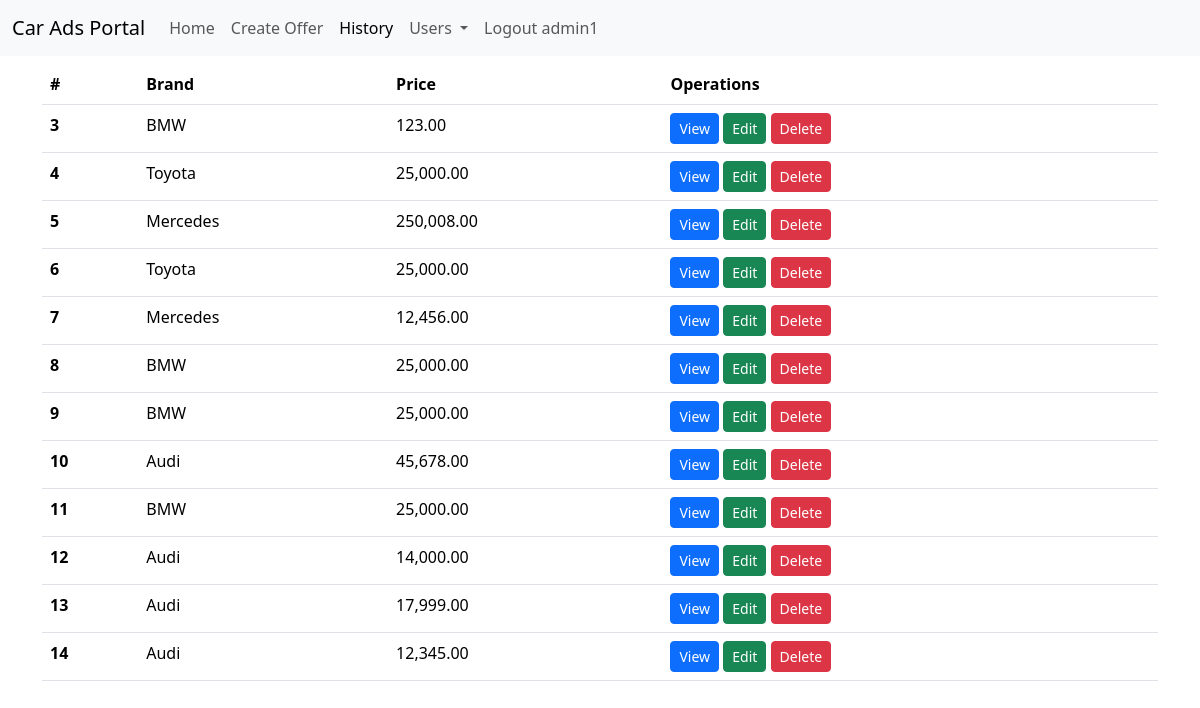
The app's page /history (signed in) with its own data.
### tables this page shows
CREATE TABLE users (
    id INTEGER PRIMARY KEY AUTOINCREMENT,
    name TEXT UNIQUE NOT NULL,
    email TEXT,
    password TEXT NOT NULL,
    is_active INTEGER DEFAULT 1,
    is_admin INTEGER DEFAULT 0,
    created_at TIMESTAMP DEFAULT CURRENT_TIMESTAMP
);

CREATE TABLE offers (
    id INTEGER PRIMARY KEY,
    brand TEXT,
    price INTEGER,
    user TEXT);

### web3_flask/flask_zad6_baza/app.py (the view)
@app.route("/history")
def history():
    login = UserPass(session.get('user'))
    login.get_user_info()
    if not login.is_valid:
        return redirect(url_for('login'))
    db = get_db()
    sql_command = "SELECT id, brand, price FROM offers;"
    cur = db.execute(sql_command)
    offers = cur.fetchall()
    return render_template("history.html", offers=offers, login=login, active_menu="history")

### web3_flask/flask_zad6_baza/app.py (called while the page is built)
def get_db():
    if not hasattr(g, 'sqlite_db'):
        conn = sqlite3.connect(app_info['db_file'])
        conn.row_factory = sqlite3.Row  # dostaniemy słownik
        g.sqlite_db = conn
    return g.sqlite_db

    def get_user_info(self):
        db = get_db()
        sql_statement = 'SELECT name, email, is_active, is_admin FROM users WHERE name=?'
        cur = db.execute(sql_statement, (self.user,))
        db_user = cur.fetchone()
        if db_user is None:
            self.is_valid = False
            self.is_admin = False
            self.email = ''
        elif db_user['is_active'] != 1:
            self.is_admin = False
            self.is_valid = False
            self.email = db_user['email']
        else:
            self.is_valid = True
            self.is_admin = db_user['is_admin']
            self.email = db_user['email']

### web3_flask/flask_zad6_baza/templates/history.html (shortened to what this page needs)
{% extends "base.html" %}
{% block body_content %}
<div class="container">
    <table class="table">
        <thead>
        <tr>
            <th scope="col">#</th>
            <th scope="col">Brand</th>
            <th scope="col">Price</th>
            <th scope="col">Operations</th>
        </tr>
        </thead>
        <tbody>
        {% for offer in offers %}
        <tr>
            <th scope="row">{{ offer.id }}</th>
            <td>{{ offer.brand }}</td>
            <td>{{ "{:,.2f}".format(offer.price) }}</td>
            <td>
                <a href="{{ url_for('view_offer', offer_id=offer.id) }}" class="btn btn-primary btn-sm" role="button">View</a>
                <a href="{{ url_for('edit_offer', offer_id=offer.id) }}"
                   class="btn btn-success btn-sm" role="button">Edit</a>
                <button type="button" class="btn btn-danger btn-sm delete-confirm"
                    data-bs-toggle="modal"
                        data-bs-target="#confirmDeleteModal"
                        data-desc="Delete offer {{ offer.id }} {{ offer.brand }}?"
                    data-url="{{ url_for('delete_offer', offer_id=offer.id) }}">
                    Delete
                </button>
            </td>
        </tr>
        {% endfor %}
        </tbody>
    </table>
</div>
{% endblock %}

### web3_flask/flask_zad6_baza/templates/base.html (shortened to what this page needs)
{% from "macros.html" import show_flash_message, show_all_message %}
<!DOCTYPE html>
<html lang="en">
<head>
    <link href="https://cdn.jsdelivr.net/npm/bootstrap@5.3.7/dist/css/bootstrap.min.css" rel="stylesheet"
>
</head>
<body>
{% include "menu.html" %}
{% block body_content %}
{% endblock %}
</body>
</html>

### web3_flask/flask_zad6_baza/templates/menu.html (shortened to what this page needs)
<nav class="navbar navbar-expand-lg bg-body-tertiary">
    <div class="container-fluid">
        <a class="navbar-brand" href="#">Car Ads Portal</a>
        <div class="collapse navbar-collapse" id="navbarNavDropdown">
            <ul class="navbar-nav">
                <li class="nav-item">
                    <a class="nav-link   {{ 'active' if active_menu=='home' }}" aria-current="page"
                       href="{{ url_for('index') }}">Home</a>
                </li>
                {% if login.is_valid %}
                <li class="nav-item">
                    <a class="nav-link   {{ 'active' if active_menu=='create_offer' }}"
                       href="{{ url_for('create_offer') }}">Create Offer</a>
                </li>
                <li class="nav-item">
                    <a class="nav-link   {{ 'active' if active_menu=='history' }}" href="{{ url_for('history') }}">History</a>
                </li>
                {% endif %}
                {% if login.is_valid and login.is_admin %}
                <li class="nav-item dropdown">
                    <a class="nav-link  {{ 'active' if active_menu=='users' }} dropdown-toggle" href="#" role="button"
                       data-bs-toggle="dropdown" aria-expanded="false">
                        Users
                    </a>
                </li>
                {% endif %}
                {% if login.is_valid %}
                <li class="nav-item">
                    <a class="nav-link   {{ 'active' if active_menu=='logout' }}" href="{{ url_for('logout') }}">
                        Logout {{ session['user'] if 'user' in session }}
                    </a>
                </li>
                {% endif %}
            </ul>
        </div>
    </div>
</nav>

### records on screen
users: name "admin1"
offers: id "3", brand "BMW", price "123.00"
offers: id "4", brand "Toyota", price "25,000.00"
offers: id "5", brand "Mercedes", price "250,008.00"
offers: id "6", brand "Toyota", price "25,000.00"
offers: id "7", brand "Mercedes", price "12,456.00"
offers: id "8", brand "BMW", price "25,000.00"
offers: id "9", brand "BMW", price "25,000.00"
offers: id "10", brand "Audi", price "45,678.00"
offers: id "11", brand "BMW", price "25,000.00"
offers: id "12", brand "Audi", price "14,000.00"
offers: id "13", brand "Audi", price "17,999.00"
offers: id "14", brand "Audi", price "12,345.00"
